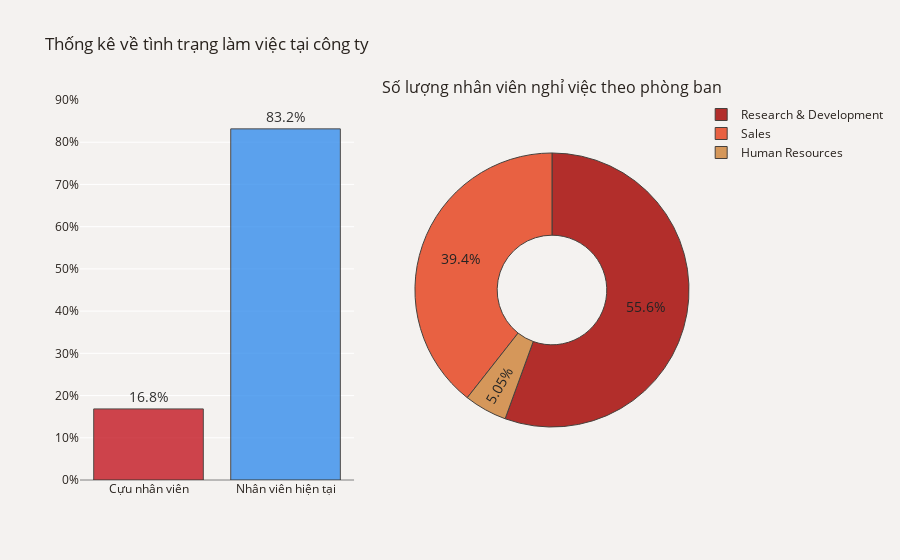

Source (notebook cell):
### Markdown cell above
Xem xét quy mô công ty

### Code cell
fig=make_subplots(rows=1, cols=2,
                  subplot_titles=("", "Số lượng nhân viên nghỉ việc theo phòng ban"),
                  specs=[[{"type": "bar"}, {"type": "pie"}]])

# Bar chart
plot_df=df['Attrition'].value_counts(normalize=True)
plot_df=plot_df.mul(100).rename('Percent').reset_index().sort_values('Percent')
plot_df.rename(columns={'index':'Attrition'}, inplace=True)
plot_df['Attrition']=['Cựu nhân viên' if i == 'Yes' else 'Nhân viên hiện tại' for i in plot_df['Attrition']]
x=plot_df['Attrition']
y=plot_df['Percent']
fig.add_trace(
    go.Bar(x=x, y=y, text=y,opacity=.8,
           hovertemplate='Employee Attrition Rate<br>%{x}: %{y:.3}%<extra></extra>',
           showlegend=False), row=1, col=1)
fig.update_traces(texttemplate='%{text:.3s}%', textposition='outside',
                  marker_line=dict(width=1, color='#1F0202'), marker_color=["#C41823","#368EED"])
fig.update_yaxes(zeroline=True, zerolinewidth=1, zerolinecolor='gray')
fig.update_layout(yaxis_ticksuffix = '%')

# Pie chart
plot_df2=df[df.Attrition=='Yes']
plot_df2=plot_df2['Department'].value_counts(normalize=True)
plot_df2=plot_df2.mul(100).rename('Percent').reset_index().sort_values('Percent', ascending=False)
plot_df2.rename(columns={'index':'Department'}, inplace=True)
fig.add_trace(go.Pie(labels=plot_df2['Department'], values=plot_df2['Percent'], opacity=0.85, hole=0.4,
                     hovertemplate='%{label}<br>Attrition Rate: %{value:.3}%<extra></extra>',
                     marker_colors=["#A70C09","#E74824","#D08841"]), row=1, col=2)
                    #  marker_colors=['#587D65','#ADC4B2','#D1C9C2']), row=1, col=2)
fig.update_yaxes(tickmode = 'array', range=[0, 90], dtick=5)
fig.update_traces(textfont_size=14,textfont_color='black',marker=dict(line=dict(color='#28221D', width=1)))
fig.update_layout(title_text="Thống kê về tình trạng làm việc tại công ty", font_color='#28221D',
                  paper_bgcolor='#F4F2F0', plot_bgcolor='#F4F2F0')
fig.show()

### Figure 1 — Plotly figure (JSON) as saved in the notebook; plotly's stock layout.template omitted (floating-point values rounded to 4 significant figures)
{"data": [{"hovertemplate": "Employee Attrition Rate<br>%{x}: %{y:.3}%<extra></extra>", "marker": {"color": ["#C41823", "#368EED"], "line": {"color": "#28221D", "width": 1}}, "opacity": 0.8, "showlegend": false, "text": [16.84, 83.16], "textfont": {"color": "black", "size": 14}, "textposition": "outside", "texttemplate": "%{text:.3s}%", "type": "bar", "x": ["Cựu nhân viên", "Nhân viên hiện tại"], "xaxis": "x", "y": [16.84, 83.16], "yaxis": "y"}, {"domain": {"x": [0.55, 1], "y": [0, 1]}, "hole": 0.4, "hovertemplate": "%{label}<br>Attrition Rate: %{value:.3}%<extra></extra>", "labels": ["Research & Development", "Sales", "Human Resources"], "marker": {"colors": ["#A70C09", "#E74824", "#D08841"], "line": {"color": "#28221D", "width": 1}}, "opacity": 0.85, "textfont": {"color": "black", "size": 14}, "type": "pie", "values": [55.56, 39.39, 5.051]}], "layout": {"annotations": [{"font": {"size": 16}, "showarrow": false, "text": "Số lượng nhân viên nghỉ việc theo phòng ban", "x": 0.775, "xanchor": "center", "xref": "paper", "y": 1, "yanchor": "bottom", "yref": "paper"}], "font": {"color": "#28221D"}, "paper_bgcolor": "#F4F2F0", "plot_bgcolor": "#F4F2F0", "title": {"text": "Thống kê về tình trạng làm việc tại công ty"}, "xaxis": {"anchor": "y", "domain": [0, 0.45]}, "yaxis": {"anchor": "x", "domain": [0, 1], "dtick": 5, "range": [0, 90], "tickmode": "array", "ticksuffix": "%", "zeroline": true, "zerolinecolor": "gray", "zerolinewidth": 1}}}
